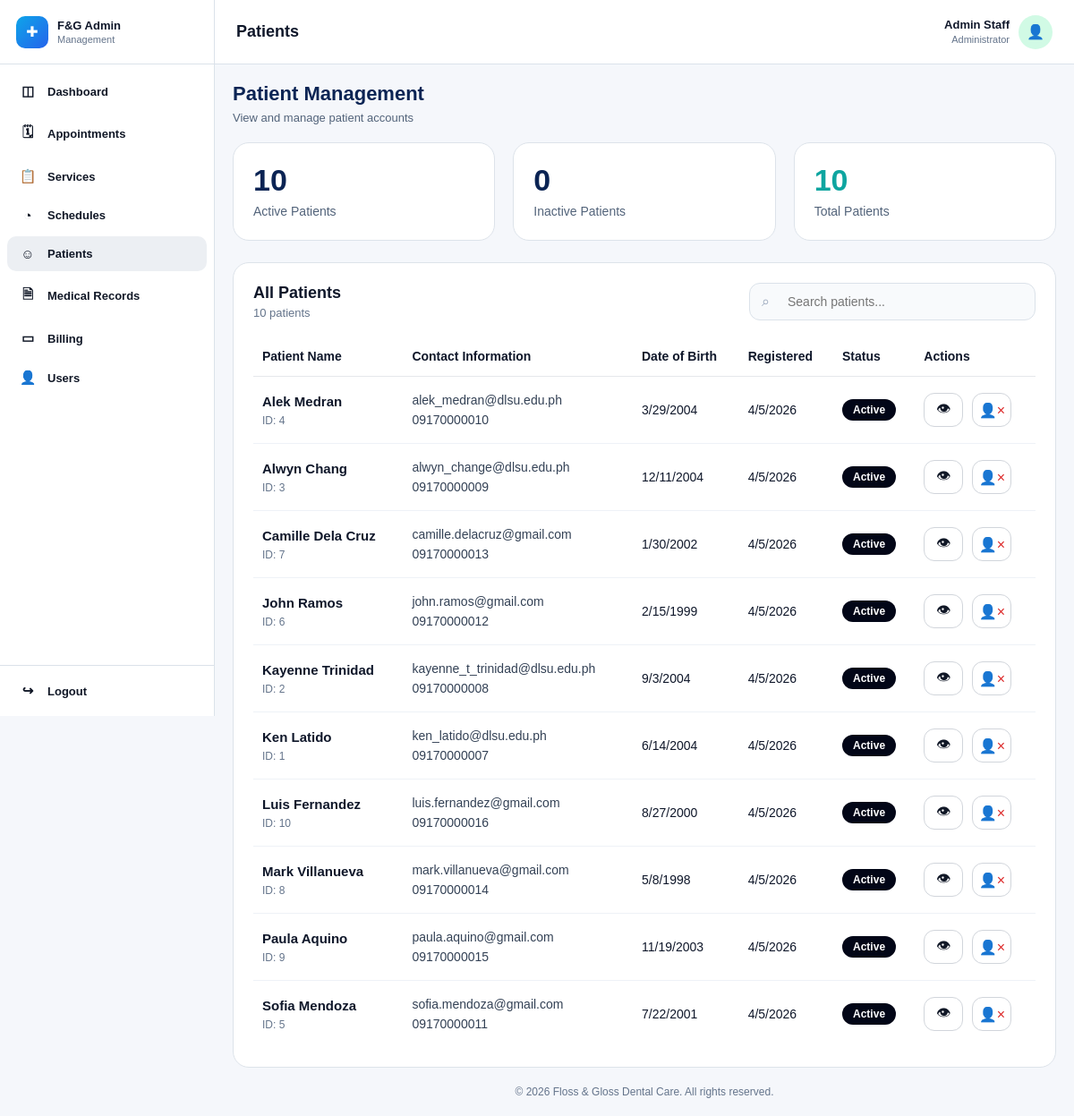
/admin/manage-patients.php (signed in), run on the app's committed database.
### tables this page shows
CREATE TABLE `users` (
  `user_id` int(11) NOT NULL,
  `role` enum('patient','staff','system_admin','dentist') NOT NULL,
  `email` varchar(150) NOT NULL,
  `phone` varchar(20) DEFAULT NULL,
  `password_hash` varchar(255) NOT NULL,
  `account_status` enum('active','inactive','deactivated','suspended') NOT NULL DEFAULT 'active',
  `email_verified` tinyint(1) NOT NULL DEFAULT 0,
  `created_at` timestamp NOT NULL DEFAULT current_timestamp(),
  `updated_at` timestamp NOT NULL DEFAULT current_timestamp() ON UPDATE current_timestamp()
);

CREATE TABLE `patient_profiles` (
  `patient_id` int(11) NOT NULL,
  `user_id` int(11) NOT NULL,
  `first_name` varchar(100) NOT NULL,
  `middle_name` varchar(100) DEFAULT NULL,
  `last_name` varchar(100) NOT NULL,
  `sex` enum('male','female','prefer_not_to_say') DEFAULT NULL,
  `birth_date` date DEFAULT NULL,
  `address` text DEFAULT NULL,
  `emergency_contact_name` varchar(150) DEFAULT NULL,
  `emergency_contact_phone` varchar(20) DEFAULT NULL,
  `notes` text DEFAULT NULL,
  `created_at` timestamp NOT NULL DEFAULT current_timestamp(),
  `updated_at` timestamp NOT NULL DEFAULT current_timestamp() ON UPDATE current_timestamp()
);

### admin/manage-patients.php (the view, shortened to what this page needs)
<?php
require_once '../config/database.php';
$user_id = (int)$_SESSION['user_id'];
function safeDate(?string $date, string $format = 'n/j/Y'): string {
    $ts = strtotime($date);
    return $ts ? date($format, $ts) : 'N/A';
}
$admin_name = "Admin Staff";
$admin_role = "Administrator";
$admin_sql = "
    SELECT u.role, sp.first_name, sp.last_name
    FROM users u
    LEFT JOIN staff_profiles sp ON u.user_id = sp.user_id
    WHERE u.user_id = ?
    LIMIT 1
";
$admin_stmt = mysqli_prepare($conn, $admin_sql);
if ($admin_stmt) {
    mysqli_stmt_bind_param($admin_stmt, "i", $user_id);
    mysqli_stmt_execute($admin_stmt);
    $admin_result = mysqli_stmt_get_result($admin_stmt);
    if ($admin_result && mysqli_num_rows($admin_result) > 0) {
        $admin_row = mysqli_fetch_assoc($admin_result);
        if (($admin_row['role'] ?? '') === 'system_admin') {
            $admin_role = 'Administrator';
        } elseif (($admin_row['role'] ?? '') === 'staff') {
            $admin_role = 'Staff';
        } else {
            $admin_role = ucfirst($admin_row['role'] ?? 'Administrator');
        }
    }
}
$patients = [];
$active_count = 0;
$inactive_count = 0;
$total_count = 0;
$patients_sql = "
    SELECT
        pp.patient_id,
        pp.user_id,
        pp.first_name,
        pp.middle_name,
        pp.last_name,
        pp.birth_date,
        pp.created_at AS patient_created_at,
        u.email,
        u.phone,
        u.account_status,
        u.created_at AS user_created_at
    FROM patient_profiles pp
    INNER JOIN users u ON pp.user_id = u.user_id
    WHERE u.role = 'patient'
    ORDER BY pp.first_name ASC, pp.last_name ASC
";
$patients_result = mysqli_query($conn, $patients_sql);
if ($patients_result) {
    while ($row = mysqli_fetch_assoc($patients_result)) {
        $full_name = trim(($row['first_name'] ?? '') . ' ' . ($row['last_name'] ?? ''));
        $row['full_name'] = $full_name;
        $status = strtolower(trim($row['account_status'] ?? 'inactive'));
        $row['display_status'] = ($status === 'active') ? 'Active' : 'Inactive';
        if ($status === 'active') {
            $active_count++;
        } else {
            $inactive_count++;
        }
        $patients[] = $row;
        $total_count++;
    }
}
include("../includes/admin-header.php");
include("../includes/admin-sidebar.php");
?>
<div class="main-area">
    <div class="topbar">
        <h1>Patients</h1>
        <div class="admin-user">
            <div class="admin-meta">
                <strong><?php echo htmlspecialchars($admin_name); ?></strong>
                <span><?php echo htmlspecialchars($admin_role); ?></span>
            </div>
            <div class="admin-avatar">👤</div>
        </div>
    </div>
    <div class="content">
        <div class="patients-top">
            <h2>Patient Management</h2>
            <p>View and manage patient accounts</p>
        </div>
        <div class="stats-grid">
            <div class="stat-card">
                <div class="value"><?php echo $active_count; ?></div>
                <div class="label">Active Patients</div>
            </div>
            <div class="stat-card">
                <div class="value"><?php echo $inactive_count; ?></div>
                <div class="label">Inactive Patients</div>
            </div>
            <div class="stat-card total">
                <div class="value"><?php echo $total_count; ?></div>
                <div class="label">Total Patients</div>
            </div>
        </div>
        <section class="panel">
            <div class="panel-head">
                <div class="panel-title">
                    <h3>All Patients</h3>
                    <p><?php echo $total_count; ?> patients</p>
                </div>
                <div class="search-wrap">
                    <span class="search-icon">⌕</span>
                    <input type="text" id="patientSearch" placeholder="Search patients...">
                </div>
            </div>
            <div class="table-wrap">
                <table class="patients-table">
                    <thead>
                        <tr>
                            <th>Patient Name</th>
                            <th>Contact Information</th>
                            <th>Date of Birth</th>
                            <th>Registered</th>
                            <th>Status</th>
                            <th>Actions</th>
                        </tr>
                    </thead>
                    <tbody id="patientsTableBody">
                        <?php if (count($patients) > 0): ?>
                            <?php foreach ($patients as $patient): ?>
                                <?php
                                    $status_class = strtolower($patient['display_status']) === 'active' ? 'active' : 'inactive';
                                    $email = $patient['email'] ?? 'N/A';
                                    $phone = $patient['phone'] ?? 'N/A';
                                    $birth_date = safeDate($patient['birth_date'] ?? null, 'n/j/Y');
                                    $registered_date = safeDate($patient['user_created_at'] ?? $patient['patient_created_at'] ?? null, 'n/j/Y');
                                ?>
                                <tr
                                    data-search="<?php echo htmlspecialchars(strtolower(
                                        ($patient['full_name'] ?? '') . ' ' .
                                        ($patient['email'] ?? '') . ' ' .
                                        ($patient['phone'] ?? '') . ' ' .
                                        ($patient['patient_id'] ?? '')
                                    )); ?>"
                                >
                                    <td>
                                        <div class="patient-name"><?php echo htmlspecialchars($patient['full_name']); ?></div>
                                        <div class="patient-id">ID: <?php echo (int)$patient['patient_id']; ?></div>
                                    </td>
                                    <td>
                                        <div class="contact-line"><?php echo htmlspecialchars($email); ?></div>
                                        <div class="contact-line"><?php echo htmlspecialchars($phone ?: 'N/A'); ?></div>
                                    </td>
                                    <td><?php echo htmlspecialchars($birth_date); ?></td>
                                    <td><?php echo htmlspecialchars($registered_date); ?></td>
                                    <td>
                                        <span class="status-pill <?php echo $status_class; ?>">
                                            <?php echo htmlspecialchars($patient['display_status']); ?>
                                        </span>
                                    </td>
                                    <td>
                                        <div class="actions-wrap">
                                            <button
                                                type="button"
                                                class="icon-btn view"
                                                title="View"
                                                data-id="<?php echo (int)$patient['patient_id']; ?>"
                                                data-name="<?php echo htmlspecialchars($patient['full_name'], ENT_QUOTES); ?>"
                                                data-email="<?php echo htmlspecialchars($email, ENT_QUOTES); ?>"
                                                data-phone="<?php echo htmlspecialchars($phone ?: 'N/A', ENT_QUOTES); ?>"
                                                data-birth="<?php echo htmlspecialchars($birth_date, ENT_QUOTES); ?>"
                                                data-registered="<?php echo htmlspecialchars($registered_date, ENT_QUOTES); ?>"
                                                data-status="<?php echo htmlspecialchars($patient['display_status'], ENT_QUOTES); ?>"
                                            >👁</button>
                                            <?php $is_active = strtolower($patient['display_status']) === 'active'; ?>
                                            <a
                                                href="../actions/toggle-patient-status.php?id=<?php echo (int)$patient['patient_id']; ?>"
                                                class="icon-btn <?php echo $is_active ? 'deactivate' : 'activate'; ?>"
                                                title="<?php echo $is_active ? 'Deactivate' : 'Activate'; ?>"
                                                onclick="return confirm('Change this patient account status?');"
                                                style="<?php echo $is_active
                                                    ? ''
                                                    : 'background:#020617; color:#22c55e; border-color:#020617;'; ?>"
                                            >
                                                <?php echo $is_active ? '👤×' : '👤✓'; ?>
                                            </a>
                                        </div>
                                    </td>
                                </tr>
                            <?php endforeach; ?>
                        <?php else: ?>
                            <tr>
                                <td colspan="6" class="empty-state">No patients found.</td>
                            </tr>
                        <?php endif; ?>
                    </tbody>
                </table>
            </div>
        </section>
        <?php include("../includes/admin-footer.php"); ?>

### includes/admin-header.php (style rules this page uses)
* { box-sizing: border-box; font-family: Arial, sans-serif; }
html, body { margin: 0; padding: 0; background: #f5f7fb; color: #0f172a; font-size: 14px; }
a { text-decoration: none; color: inherit; }
button, input, select, textarea { font: inherit; }

### includes/admin-sidebar.php (style rules this page uses)
.main-area { flex: 1; min-width: 0; margin-left: 240px; min-height: 100vh; display: flex; flex-direction: column; }

### admin/manage-patients.php (style rules this page uses)
.topbar { position: sticky; top: 0; z-index: 900; min-height: 72px; background: #ffffff; border-bottom: 1px solid #dbe2ea; padding: 12px 24px; display: flex; justify-content: space-between; align-items: center; gap: 16px; }
.topbar h1 { margin: 0; font-size: 18px; font-weight: 700; }
.admin-user { display: flex; align-items: center; gap: 10px; }
.admin-meta { text-align: right; }
.admin-meta strong { display: block; font-size: 13px; }
.admin-meta span { color: #64748b; font-size: 11px; }
.admin-avatar { width: 38px; height: 38px; border-radius: 50%; background: #d1fae5; color: #059669; display: flex; align-items: center; justify-content: center; font-size: 16px; }
.content { flex: 1; display: flex; flex-direction: column; padding: 20px; }
.patients-top { margin-bottom: 20px; }
.patients-top h2 { margin: 0; font-size: 22px; color: #0b2454; }
.patients-top p { margin: 6px 0 0; color: #52637a; font-size: 13px; }
.stats-grid { display: grid; grid-template-columns: repeat(3, 1fr); gap: 20px; margin-bottom: 24px; }
.stat-card { background: #fff; border: 1px solid #dde3ea; border-radius: 18px; padding: 24px 22px; }
.stat-card .value { font-size: 34px; font-weight: 700; line-height: 1; margin-bottom: 10px; color: #0b2454; }
.stat-card .label { font-size: 14px; color: #52637a; }
.stat-card.total .value { color: #0ea5a0; }
.panel { background: #ffffff; border: 1px solid #dde3ea; border-radius: 18px; padding: 22px; }
.panel-head { display: flex; justify-content: space-between; align-items: center; gap: 16px; margin-bottom: 18px; }
.panel-title h3 { margin: 0; font-size: 18px; font-weight: 700; }
.panel-title p { margin: 4px 0 0; color: #64748b; font-size: 13px; }
.search-wrap { position: relative; min-width: 320px; }
.search-wrap input { width: 100%; padding: 12px 14px 12px 42px; border: 1px solid #dbe2ea; border-radius: 12px; font-size: 14px; background: #f8fafc; outline: none; box-sizing: border-box; }
.search-icon { position: absolute; left: 14px; top: 50%; transform: translateY(-50%); color: #94a3b8; font-size: 16px; }
.table-wrap { width: 100%; overflow-x: auto; }
.patients-table { width: 100%; border-collapse: collapse; }
.patients-table th { text-align: left; padding: 14px 10px; font-size: 14px; font-weight: 700; border-bottom: 1px solid #e5e7eb; white-space: nowrap; }
.patients-table td { padding: 18px 10px; border-bottom: 1px solid #eef2f7; vertical-align: middle; font-size: 14px; }
.patients-table tr:last-child td { border-bottom: none; }
.patient-name { font-size: 15px; font-weight: 700; color: #0f172a; margin-bottom: 6px; }
.patient-id { font-size: 12px; color: #64748b; }
.contact-line { color: #334155; margin-bottom: 6px; }
.contact-line:last-child { margin-bottom: 0; }
.status-pill { display: inline-flex; align-items: center; justify-content: center; padding: 6px 12px; border-radius: 999px; font-size: 12px; font-weight: 700; line-height: 1; white-space: nowrap; }
.status-pill.active { background: #020617; color: #fff; }
.actions-wrap { display: flex; align-items: center; gap: 10px; }
.icon-btn { width: 44px; height: 38px; border-radius: 12px; border: 1px solid #d1d5db; background: #fff; display: inline-flex; align-items: center; justify-content: center; text-decoration: none; font-size: 16px; cursor: pointer; }
.icon-btn.view { color: #111827; }
.icon-btn.deactivate { color: #dc2626; }

### data on the page
users: role "Administrator"
patient_profiles: full_name "Alek Medran", patient_id "4", user.email "alek_medran@dlsu.edu.ph", user.phone "09170000010", birth_date "3/29/2004", user.created_at "4/5/2026", display_status "Active"
patient_profiles: full_name "Alwyn Chang", patient_id "3", user.email "alwyn_change@dlsu.edu.ph", user.phone "09170000009", birth_date "12/11/2004", user.created_at "4/5/2026", display_status "Active"
patient_profiles: full_name "Camille Dela Cruz", patient_id "7", user.email "camille.delacruz@gmail.com", user.phone "09170000013", birth_date "1/30/2002", user.created_at "4/5/2026", display_status "Active"
patient_profiles: full_name "John Ramos", patient_id "6", user.email "john.ramos@gmail.com", user.phone "09170000012", birth_date "2/15/1999", user.created_at "4/5/2026", display_status "Active"
patient_profiles: full_name "Kayenne Trinidad", patient_id "2", user.email "kayenne_t_trinidad@dlsu.edu.ph", user.phone "09170000008", birth_date "9/3/2004", user.created_at "4/5/2026", display_status "Active"
patient_profiles: full_name "Ken Latido", patient_id "1", user.email "ken_latido@dlsu.edu.ph", user.phone "09170000007", birth_date "6/14/2004", user.created_at "4/5/2026", display_status "Active"
patient_profiles: full_name "Luis Fernandez", patient_id "10", user.email "luis.fernandez@gmail.com", user.phone "09170000016", birth_date "8/27/2000", user.created_at "4/5/2026", display_status "Active"
patient_profiles: full_name "Mark Villanueva", patient_id "8", user.email "mark.villanueva@gmail.com", user.phone "09170000014", birth_date "5/8/1998", user.created_at "4/5/2026", display_status "Active"
patient_profiles: full_name "Paula Aquino", patient_id "9", user.email "paula.aquino@gmail.com", user.phone "09170000015", birth_date "11/19/2003", user.created_at "4/5/2026", display_status "Active"
patient_profiles: full_name "Sofia Mendoza", patient_id "5", user.email "sofia.mendoza@gmail.com", user.phone "09170000011", birth_date "7/22/2001", user.created_at "4/5/2026", display_status "Active"

### other printed values
$admin_name "Admin Staff"
$active_count "10"
$inactive_count "0"
$total_count "10"
